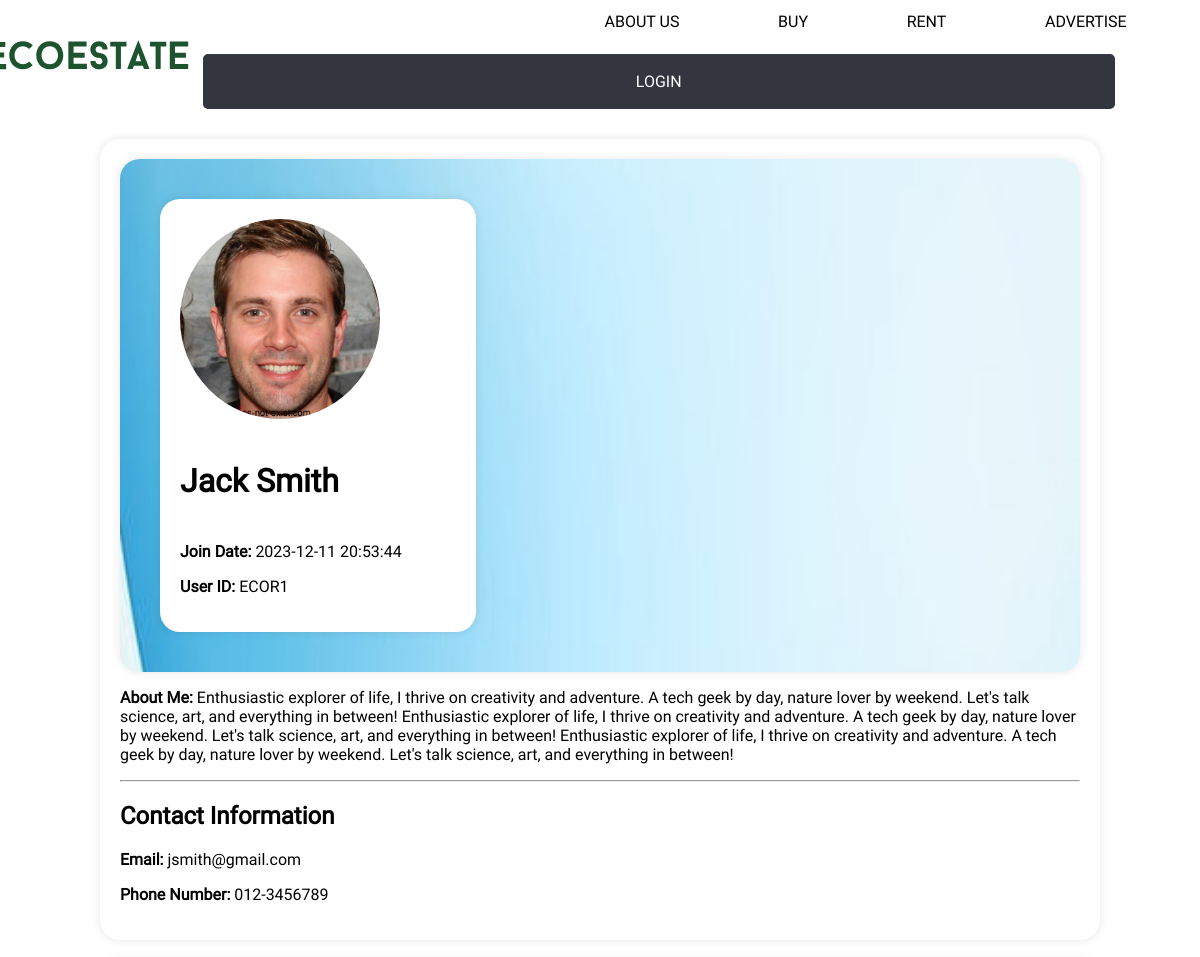
The page /EcoEstate/user_page.php?user_id=1 (upper part) on the database as committed earlier.
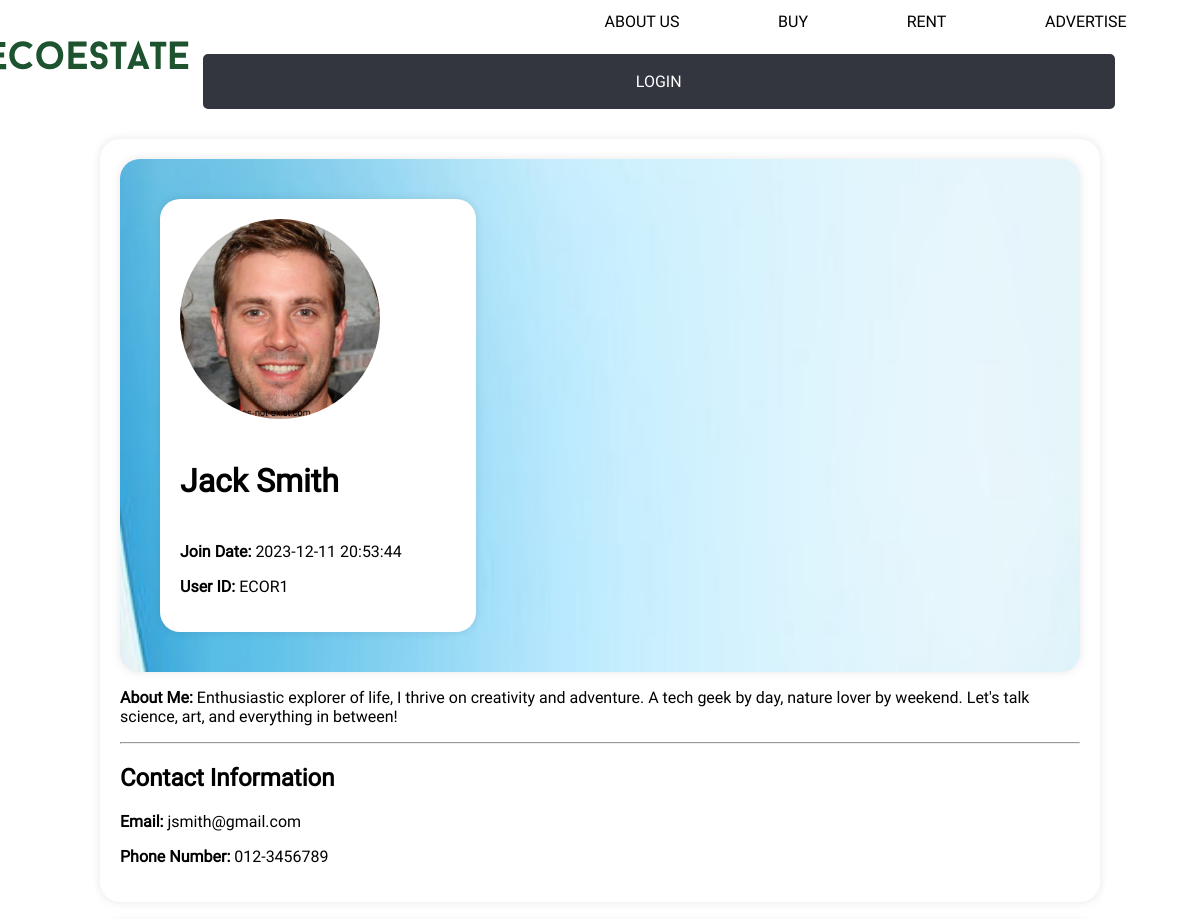
The same page on the database as committed later.
### tables this page shows
CREATE TABLE `user` (
  `user_id` int(10) NOT NULL,
  `username` varchar(40) NOT NULL,
  `password` varchar(40) NOT NULL,
  `email` varchar(40) NOT NULL,
  `phone_no` varchar(20) NOT NULL,
  `join_date` datetime NOT NULL DEFAULT current_timestamp(),
  `about_me` text DEFAULT '\'Empty for now\'',
  `profile_img_dir` varchar(50) NOT NULL DEFAULT '../Images/default_profile.jpg',
  `banner_img_dir` varchar(50) NOT NULL DEFAULT '../Images/default_banner.jpg'
);

### EcoEstate/user_page_view.php (the view, shortened to what this page needs)
<html>
<head>
    <link rel = "stylesheet" type = "text/css" href = "style.css">
</head>
<body class="pagewidth">
    <header>
            <a href="home.php"><img  class="logo" src="../Images/Logo.svg"></a>
            <nav>
                <div class="right">
                    <div>
                        <a href="about_us.php">ABOUT US</a>
                    </div>
                    <div>
                        <a href="property_search.php?type=sale">BUY</a>
                    </div>
                    <div>
                        <a href="property_search.php?type=rent">RENT</a>
                    </div>
                    <div>
                        <a href="addproperty.php">ADVERTISE</a>
                    </div>
                </div>
                <div class="buttons">
                    <div class="login">
                        <button
                            <?php
                            if (isset($_SESSION["user_id"]) && $_SESSION["username"]){
                                echo 'onclick="window.location.href=';
                                echo "'user_page.php';";
                                echo ';">MY ACCOUNT';
                            }
                            elseif (isset($_SESSION['admin_id']) && $_SESSION['name']){
                                echo 'onclick="window.location.href=';
                                echo "'admin_page.php';";
                                echo ';">ADMIN PAGE';
                            }
                            else{
                                echo 'onclick="window.location.href=';
                                echo "'login.php';";
                                echo ';">LOGIN';
                            }
                            ?>
                        </button>
                    </div>
                </div>
            </nav>
        </header>
        <section>
            <section class="banner">
                <section style="max-width: 30%; margin: 20px auto 20px 20px">
                    <img class="profile-pic" src="<?php echo $profile_img; ?>" alt="User Profile Picture">
                    <h1 style="font-size: 32px;"><?php echo $username; ?></h1>
                    <p><strong>Join Date:</strong> <?php echo $join_date;?></p>
                    <p><strong>User ID:</strong> ECOR<?php echo $user_id;?></p>
                </section>
            </section>
            <p ><strong>About Me:</strong> <?php echo $about_me;?></p>
            <div class="contact-info">
                <hr>
                <h2>Contact Information</h2>
                <p><strong>Email:</strong> <?php echo $email; ?></p>
                <p><strong>Phone Number:</strong> <a href="tel:<?php echo $phone_no; ?>"><?php echo $phone_no; ?></a></p>
            </div>
        </section>
    </body>
</html>

### EcoEstate/user_page.php (shortened to what this page needs)
<?php
include_once("mysqli_connect.php");
if (isset($_GET['user_id'])){
    $user_id = $_GET["user_id"];
}
elseif (isset($_SESSION["user_id"]) && isset($_SESSION["username"])){
    $user_id = $_SESSION["user_id"];
}
else{
    if(!isset($_SESSION["user_id"]) || !isset($_SESSION["username"])){
        redirect_user("login.php?redirect=1&!login=1");
    }
}
$q = "SELECT * FROM user WHERE user_id = $user_id;";
$r = @mysqli_query($dbc, $q);
if (mysqli_num_rows($r) == 0) {
    echo "Error, please log in again";
    echo '<a href="login.php">LOGIN</a>';
    session_unset();
    session_destroy();
}
else{
    $user = mysqli_fetch_assoc($r);
    $user_id = $user["user_id"];
    $username = $user["username"];
    $email = $user["email"];
    $phone_no = $user["phone_no"];
    $about_me = $user["about_me"];
    $join_date = $user["join_date"];
    $profile_img = $user["profile_img_dir"];
    if(!isset($_SESSION["user_id"])){
        include("user_page_view.php");
    }
    elseif ($user_id == $_SESSION["user_id"]){
        include("user_page_display.php");
    }
    else{
        include("user_page_view.php");
    }
}
?>

### EcoEstate/style.css (style rules this page uses)
html { height: 100%; }
body { background-color:#ffffff; border: none; padding: 0%; margin: 0%; width: 100%; height: 100%; display: block; }
h1, h2, h3, h4 { font-family: Roboto; color:#000000; }
p, a, button { font-family: Roboto; font-size: 16px; font-style: normal; font-weight: 400; color: #000000; text-decoration: none; }
div button { color:#ffffff; background: #33363F; border: 2px solid #33363F; padding: 5px 5px; border-radius: 5px; transition: color 0.5s, background-color 1s; text-align: center; }
div.login button { padding: 1em 1em; margin: 0% 5%; }
div.buttons, div.buttons-choice { flex: 1 1 5%; display: flex; align-items: baseline; min-width: 250px; }
@media only screen and (min-width: 800px) { header { background-color: #ffffff; display: flex; flex-flow: row wrap; justify-content: stretch; padding-left: 2%; padding-right: 2%; } }
@media only screen and (min-width: 800px) { header a { padding: 0% 1%; flex: 1 1 5%; position: relative; margin: 0% 1%; } }
@media only screen and (min-width: 800px) { .logo { min-width: 100%; max-height: 130%; position: absolute; top: 50%; left: 50%; transform: translate(-50%, -50%); } }
@media only screen and (min-width: 800px) { nav div.right { margin-left: 40%; flex: 1 1 40%; } }
header nav { font-family: "Roboto", sans-serif; color: #000040; flex: 4 4 85%; width: 100%; display: flex; flex-flow: row wrap; justify-content: space-between; align-items: baseline; }
nav div { flex: 1 2 25%; margin: 1% 0%; padding: 0%; display: grid; text-align: center; grid-auto-flow: column; }
nav div a { margin: 0%; }
div.login { margin: 0% 1%; }
.pagewidth { min-width: 1200px; }

Rows that differ between the two databases and show on the page:
changed user "Jack Smith": about_me "…and everything in between! Enthusiastic explorer of life, I thrive on creativity and adventure. A tech geek by day, nature lover by weekend. Let's talk science, art, and everything in between! Enthusiastic explorer of life, I thrive on creativity and adventure. A tech geek by day, nature lover by weekend. Let's talk science, art, and everything in between!" → "…and everything in between!"
